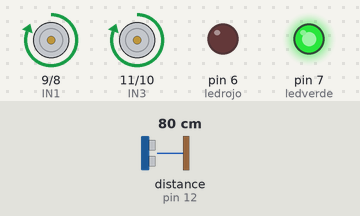
Recording of a sketch running on a simulated Arduino Uno, built with avr-gcc and run on an emulated ATmega328P. Shown: motor-driver pin pairs drawn as motors (green arrow = first pin HIGH = forward, orange = second pin HIGH = backward, longer = more drive), output pins drawn as LEDs (lit = HIGH). Wiring (inferred from the names in the program): ultrasonic range finder: trigger pin 13; echo pin 12. The inputs (shaded band) are chosen by the test bench; at power-on: distance to the obstacle (sensor on pin 12) 80 cm. The echo pulse lasts 58.3 µs per cm; pins used as bus, display or sensor lines are not drawn.

Above: at 1.8 s.
1.9 s: distance to the obstacle (sensor on pin 12) set to 53 cm
3.4 s: distance to the obstacle (sensor on pin 12) set to 48 cm
At 4.8 s:
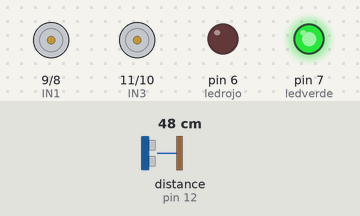
7.5 s: distance to the obstacle (sensor on pin 12) set to 60 cm
At 9.2 s:
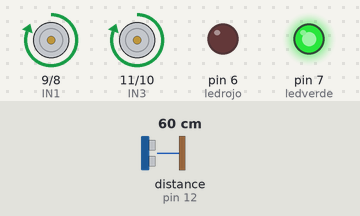
9.5 s: distance to the obstacle (sensor on pin 12) set to 2 cm
At 11.8 s:
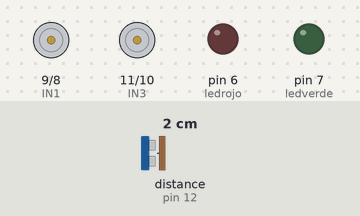
Timing chart, 0 to 14.6 s (numbered marks = the images above; inputs shaded):
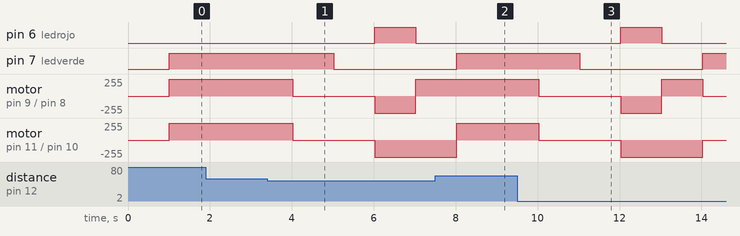

Measured:
- the behaviour switches between 51 and 50 cm on distance to the obstacle (sensor on pin 12) (found by bisection; images 0 and 1)
- after the input at 1.9 s, every drawn part: stays the same
- after the input at 3.4 s, pin 6 (ledrojo): LOW → HIGH after 2.6 s, → LOW 1.0 s later; pin 7 (ledverde): HIGH → LOW after 1.6 s
- after the input at 7.5 s, pin 7 (ledverde): goes on until 8.0 s, then stays HIGH; motor on pin 9 (IN1) / pin 8 (IN2): stays forward 255/255 (without the input it goes to stopped after 0.52 s); motor on pin 11 (IN3) / pin 10 (IN4): backward 255/255 → forward 255/255 after 0.52 s
- after the input at 9.5 s, pin 6 (ledrojo): LOW → HIGH after 2.5 s, → LOW 1.0 s later; pin 7 (ledverde): HIGH → LOW after 1.5 s, → HIGH 3.0 s later

The sketch:

carro_con_funciones_y_leds.ino
```cpp
int ledrojo=6;
int ledverde=7;
int IN1=9;
int IN2=8;
int IN3=11;
int IN4=10;
int ECHO=12;
int TRIG=13;

void setup()
{
  Serial.begin(9600);
  pinMode(TRIG,OUTPUT);
  pinMode(ECHO,INPUT);
  pinMode(IN1,OUTPUT);
  pinMode(IN2,OUTPUT);
  pinMode(IN3,OUTPUT);
  pinMode(IN4,OUTPUT);
  pinMode(ledrojo,OUTPUT);
  pinMode(ledverde,OUTPUT);
}

void loop()
{
  if (sensor_distancia(ECHO,TRIG)<50){
    parar(IN1,IN2,IN3,IN4);
    delay(1000);
    retroceder(IN1,IN2,IN3,IN4);
    delay(1000);
    girar(IN1,IN2,IN3,IN4);
    avanzar(IN1,IN2,IN3,IN4);
  }
  else {
    avanzar(IN1,IN2,IN3,IN4);
  }
}

int horario (int m, int n){
  digitalWrite(m,HIGH);
  digitalWrite(n,LOW);
}

int antihorario (int m, int n){
  digitalWrite(m,LOW);
  digitalWrite(n,HIGH);
}

void avanzar (int in1, int in2, int in3, int in4){
  digitalWrite(ledrojo,LOW); // se apaga el ledrojo antes de prenderse el verde
  delay(1000);
  horario(in1,in2);
  horario(in3,in4);
  digitalWrite(ledverde,HIGH);
}

void retroceder (int in1, int in2, int in3, int in4){
  digitalWrite(ledverde,LOW); // se apaga el ledverde antes de prenderse el rojo
  delay(1000);
  antihorario(in1,in2);
  antihorario(in3,in4);
  digitalWrite(ledrojo,HIGH);
}

void parar (int in1, int in2, int in3, int in4){
  digitalWrite(in1,LOW);
  digitalWrite(in2,LOW);
  digitalWrite(in3,LOW);
  digitalWrite(in4,LOW);
}

void girar (int in1, int in2, int in3, int in4){
  horario(in1,in2);
  antihorario(in3,in4);
}

int sensor_distancia(int x, int y){
  digitalWrite(y, LOW);
  delayMicroseconds(2);
  digitalWrite(y, HIGH);
  delayMicroseconds(10);
  digitalWrite(y, LOW);
  float distancia;
  unsigned long tiempo;
  tiempo=pulseIn(x, HIGH);
  distancia= float(0.017*tiempo);
  return distancia;
  Serial.print("Distancia :");
  Serial.print(distancia);
  Serial.println(" cm");
  delay(1000);
}
```
